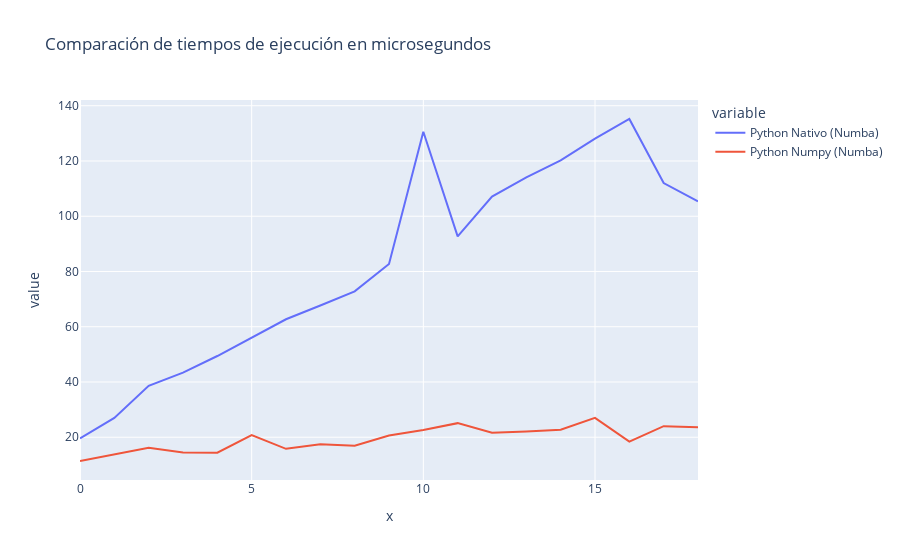

This figure's notebook cell:
### Markdown cell above
Ahora, grafiquen los tiempos tomados y comente los desempeños.

**Nota:** Ejecuten las funciones compiladas con algún ejemplo antes de graficar. De lo contrario, les indicará el tiempo de compilación, cosa que no queremos medir

### Code cell
###### Código Aquí ######
import time

import pandas as pd
import plotly.express as px

native: dict = {}
optimized: dict = {}

p_mean_and_std(votes[0])
p_mean_and_std_optimized(votes[0])

for key, batch in votes.items():
    t0 = time.perf_counter_ns()
    p_mean_and_std(batch)
    t1 = time.perf_counter_ns()
    native[key] = (t1 - t0) / 1000

    t0 = time.perf_counter_ns()
    p_mean_and_std_optimized(batch)
    t1 = time.perf_counter_ns()
    optimized[key] = (t1 - t0) / 1000

df = pd.DataFrame.from_dict(
    { "x": list(native.keys()), "Python Nativo (Numba)": list(native.values()), "Python Numpy (Numba)": list(optimized.values()) }
)

fig = px.line(df, x='x', y=["Python Nativo (Numba)", "Python Numpy (Numba)"], title="Comparación de tiempos de ejecución en microsegundos")
fig.show()

### Figure 1 — Plotly figure (JSON) as saved in the notebook; plotly's stock layout.template omitted (floating-point values rounded to 4 significant figures)
{"data": [{"hovertemplate": "variable=Python Nativo (Numba)<br>x=%{x}<br>value=%{y}<extra></extra>", "legendgroup": "Python Nativo (Numba)", "line": {"color": "#636efa", "dash": "solid"}, "marker": {"symbol": "circle"}, "mode": "lines", "name": "Python Nativo (Numba)", "orientation": "v", "showlegend": true, "type": "scatter", "x": [0, 1, 2, 3, 4, 5, 6, 7, 8, 9, 10, 11, 12, 13, 14, 15, 16, 17, 18], "xaxis": "x", "y": [19.6, 27, 38.6, 43.4, 49.4, 55.9, 62.7, 67.7, 72.8, 82.7, 130.6, 92.7, 107.1, 114.1, 120.2, 128.1, 135.2, 112, 105.4], "yaxis": "y"}, {"hovertemplate": "variable=Python Numpy (Numba)<br>x=%{x}<br>value=%{y}<extra></extra>", "legendgroup": "Python Numpy (Numba)", "line": {"color": "#EF553B", "dash": "solid"}, "marker": {"symbol": "circle"}, "mode": "lines", "name": "Python Numpy (Numba)", "orientation": "v", "showlegend": true, "type": "scatter", "x": [0, 1, 2, 3, 4, 5, 6, 7, 8, 9, 10, 11, 12, 13, 14, 15, 16, 17, 18], "xaxis": "x", "y": [11.4, 13.7, 16.2, 14.5, 14.4, 20.8, 15.8, 17.5, 16.9, 20.6, 22.6, 25.1, 21.6, 22.1, 22.7, 27, 18.4, 24, 23.6], "yaxis": "y"}], "layout": {"legend": {"title": {"text": "variable"}, "tracegroupgap": 0}, "title": {"text": "Comparación de tiempos de ejecución en microsegundos"}, "xaxis": {"anchor": "y", "domain": [0, 1], "title": {"text": "x"}}, "yaxis": {"anchor": "x", "domain": [0, 1], "title": {"text": "value"}}}}
